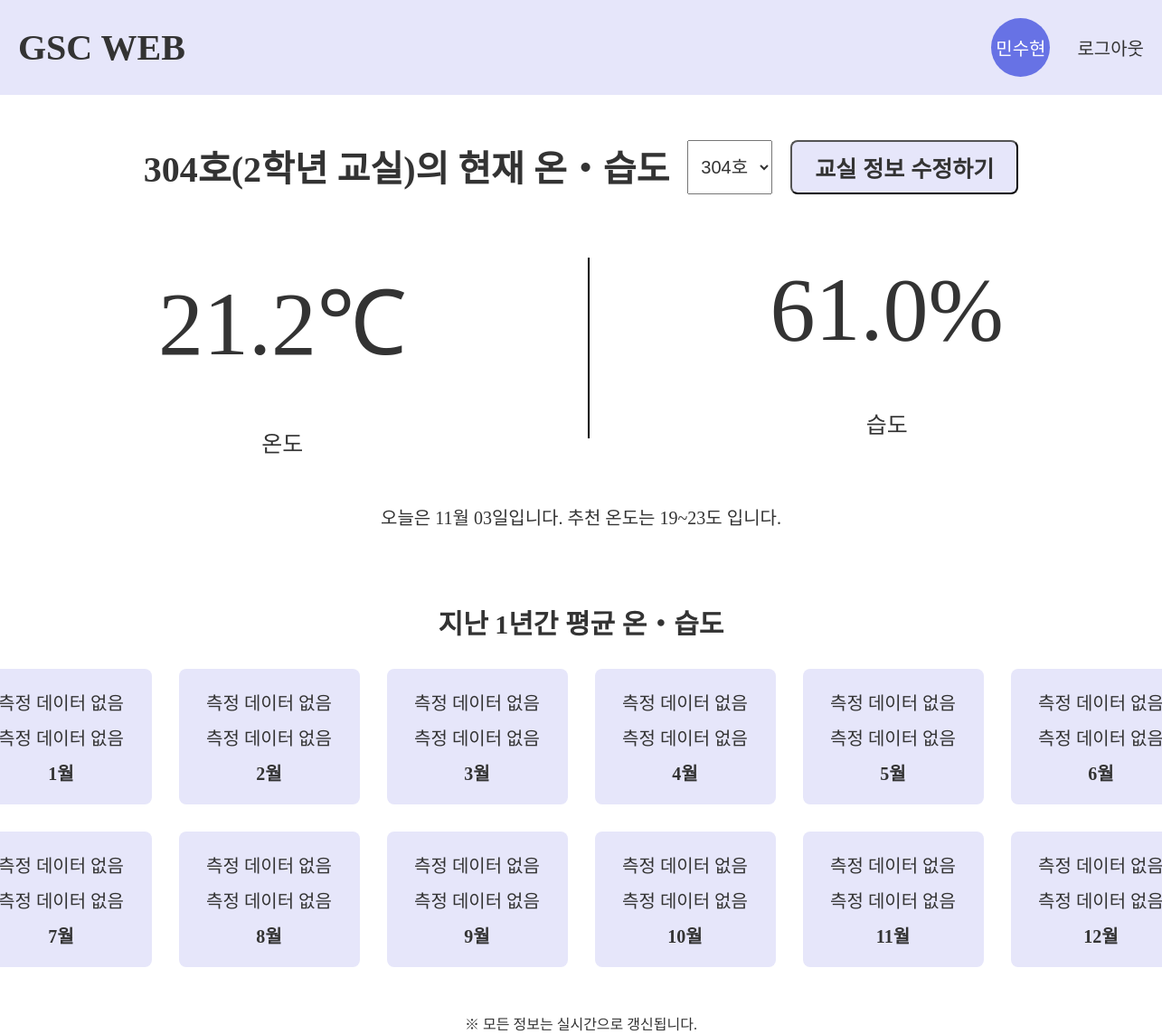
Screenshot of /temp/ (signed in) with the database file from the repository.
### app/models.py (models this page shows)
class Admins(db.Model) :
    id = db.Column(db.Integer, primary_key=True)
    name = db.Column(db.String(200), nullable=False)
    std_num = db.Column(db.String(200), unique=True, nullable=False)
    password = db.Column(db.String(200), nullable=False)

class Locations(db.Model) :
    location = db.Column(db.String(200), primary_key=True, nullable=False)
    readings = db.relationship('SensorDatas', backref=db.backref('location_info'), cascade='all, delete-orphan')
    month_readings = db.relationship('MonthDatas', backref=db.backref('location_month_avg'), cascade='all, delete-orphan')
    purpose = db.Column(db.String(200), nullable=True)

class SensorDatas(db.Model):
    id = db.Column(db.Integer, primary_key=True)
    location = db.Column(db.String(200), db.ForeignKey('locations.location', ondelete='CASCADE'),nullable=False)
    temp = db.Column(db.Numeric(4,1), nullable=False)
    humi = db.Column(db.Numeric(4,1), nullable=False)
    record_date = db.Column(db.DateTime(), nullable=False, default=lambda: datetime.now(timezone.utc))

class Recommend(db.Model) :
    month = db.Column(db.Integer, primary_key=True, nullable=False)
    recommend_temp = db.Column(db.String(200), nullable=False)

### app/views/temp_views.py (the view)
@bp.route('/')
def show() :
    location_list = Locations.query.order_by(Locations.location).all()
    unassigned_locations = Locations.query.filter(or_(Locations.purpose == None, Locations.purpose == '')).order_by(Locations.location).all()
    if not location_list :
        return render_template('404.html')
    default_location = location_list[0].location
    selected_location = request.args.get('location', default=default_location, type=str)
    selected_location_obj = None
    for loc in location_list :
        if loc.location == selected_location :
            selected_location_obj = loc
            break
    if not selected_location_obj :
        selected_location_obj = location_list[0]
        selected_location = selected_location_obj.location
    purpose = selected_location_obj.purpose or "목적 미지정"
    latest_reading = SensorDatas.query.filter_by(location=selected_location).order_by(desc(SensorDatas.record_date)).first()
    temp = latest_reading.temp
    humi = latest_reading.humi
    kst = pytz.timezone('Asia/Seoul')
    now_kst = datetime.now(kst)
    current_date_kst = now_kst.strftime("%m월 %d일")
    current_month = now_kst.month
    recommend_temp = Recommend.query.filter_by(month=current_month).first().recommend_temp
    month_data_list = []
    if selected_location :
        month_data_list = MonthDatas.query.filter_by(location=selected_location).order_by(MonthDatas.month).all()
    month_data_dict = {data.month : data for data in month_data_list}
    return render_template(
        'temp_page.html',
        location_list=location_list,
        selected_location=selected_location,
        unassigned_locations=unassigned_locations,
        purpose=purpose,
        temp=temp,
        humi=humi,
        month_data_dict=month_data_dict,
        current_date=current_date_kst,
        recommend_temp=recommend_temp
    )

### app/views/login_views.py (called while the page is built)
@bp.before_app_request
def load_logged_in_admin() :
    admin_id = session.get('admin_id')
    if admin_id is None :
        g.admin = None
    else :
        g.admin = Admins.query.get(admin_id)

### app/templates/temp_page.html (shortened to what this page needs)
{% extends 'base.html' %}
{% block content %}
<h1 class="page-info">
    <p>{{ selected_location }}({{ purpose }})의 현재 온・습도</p>
    <select id="location-select" class="select-bar">
        {% for location in location_list %}
        <option value="{{ location.location }}" {% if location.location==selected_location %}selected{% endif %}>
            {{ location.location }}
        </option>
        {% endfor %}
    </select>
    {% if g.admin %}
    <button type="button" class="temp-class-edit">교실 정보 수정하기</button>
    {% endif %}
</h1>
<div class="temp-page">
    <div class="real-time-data">
        <div class="temp">
            <p class="numerical-data" id="current-temp">{{ temp }}℃</p>
            <p>온도</p>
        </div>
        <div class="vertical"></div>
        <div class="humi">
            <p class="numerical-data" id="current-humi">{{ humi }}%</p>
            <p>습도</p>
        </div>
    </div>
    <p id="recommend-temp">오늘은 {{ current_date }}입니다. 추천 온도는 {{ recommend_temp }}도 입니다.</p>
    <div class="month-datas">
        <h2>지난 1년간 평균 온・습도</h2>
        <div class="month-data-box" id="month-data-container">
            {% for i in range(1,13) %}
            <div class="month-box">
                {% set month_data = month_data_dict.get(i) %}
                {% if month_data %}
                <p>평균 온도 : {{ month_data.avg_temp | round(1) }}℃</p>
                <p>평균 습도 : {{ month_data.avg_humi | round(1) }}%</p>
                {% else %}
                <p>측정 데이터 없음</p>
                <p>측정 데이터 없음</p>
                {% endif %}
                <p style="font-weight: bold;">{{ i }}월</p>
            </div>
            {% endfor %}
        </div>
    </div>
    <p>※ 모든 정보는 실시간으로 갱신됩니다.</p>
</div>
{% endblock %}

### app/templates/navbar.html
<nav class="navbar">
    <a id="navbar-brand" href="{{ url_for('main.main') }}">GSC WEB</a>
    {% if g.admin %}
    <div id="logined">
        <p id="admin-name">{{ g.admin.name }}</p>
        <a id="navbar-logout" href="{{ url_for('login.logout', next=request.full_path) }}">로그아웃</a>
    </div>
    {% else %}
    <a id="navbar-login" href="{{ url_for('login.login', next=request.full_path) }}">관리자 로그인</a>
    {% endif %}
</nav>

### app/static/css/common.css (style rules this page uses)
* { margin: 0; padding: 0; color: #333333; }
.page-info { display: flex; justify-content: center; text-align: center; font-size: 40px; margin-top: 50px; color: #333333; gap: 20px; }
.select-bar { font-size: 20px; vertical-align: middle; padding: 10px; }

### app/static/css/navbar.css (style rules this page uses)
.navbar { display: flex; justify-content: space-between; padding: 20px; align-items: center; background-color: #E6E6FA; }
.navbar a { text-decoration: none; }
#navbar-brand { font-size: 40px; font-weight: bold; }
#logined { display: flex; justify-content: center; align-items: center; gap: 30px; font-size: 20px; }
#admin-name { display: flex; width: 65px; height: 65px; background-color: #6772E5; border-radius: 50%; justify-content: center; align-items: center; text-align: center; color: white; }

### app/static/css/temp_page.css (style rules this page uses)
.temp-page { margin-top: 70px; display: flex; justify-content: center; align-items: center; flex-direction: column; gap: 50px; }
.real-time-data { display: flex; justify-content: center; align-items: flex-start; text-align: center; gap: 200px; font-size: 25px; }
.numerical-data { font-size: 100px; margin-bottom: 50px; }
.vertical { border-left: 2px solid black; height: 200px; }
#recommend-temp { font-size: 20px; }
.month-datas { margin-top: 30px; text-align: center; display: flex; flex-direction: column; gap: 30px; }
.month-datas h2 { font-size: 30px; }
.month-data-box { display: grid; gap: 30px; grid-template-columns: repeat(6, 1fr); }
.month-box { background-color: #E6E6FA; border-radius: 8px; text-align: center; width: 200px; height: 150px; font-size: 20px; display: flex; flex-direction: column; justify-content: center; align-items: center; gap: 10px; }
.temp-class-edit { padding: 10px 25px; background-color: #E6E6FA; color: #333333; font-weight: bold; font-size: 25px; border-radius: 8px; }

### rows the page displays
Admins: admin.name "민수현"
Locations: location "304호", purpose "2학년 교실"
SensorDatas: temp "21.2", humi "61.0"
Recommend: recommend_temp "19~23"

### other values shown
{{ i }} "1" "2" "3" "4" "5" "6" "7" "8" "9" "10" "11" "12"
form field value "304호"
